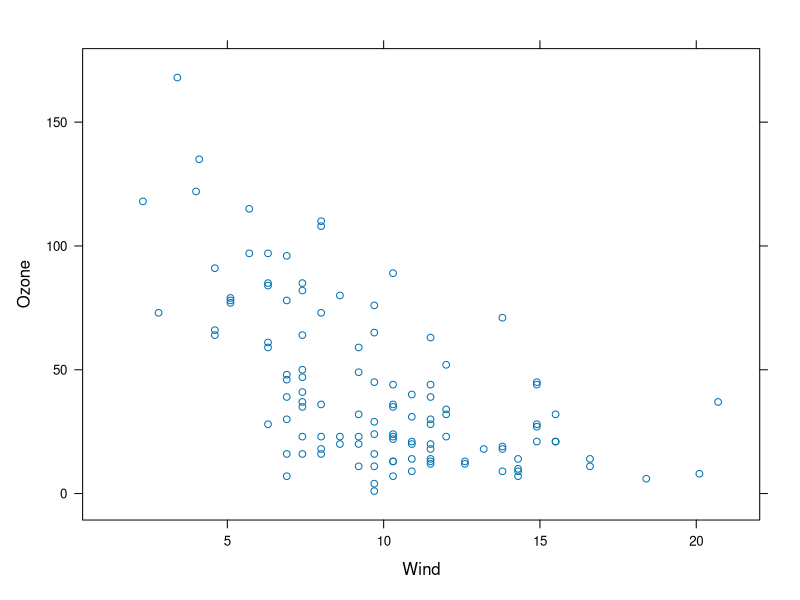
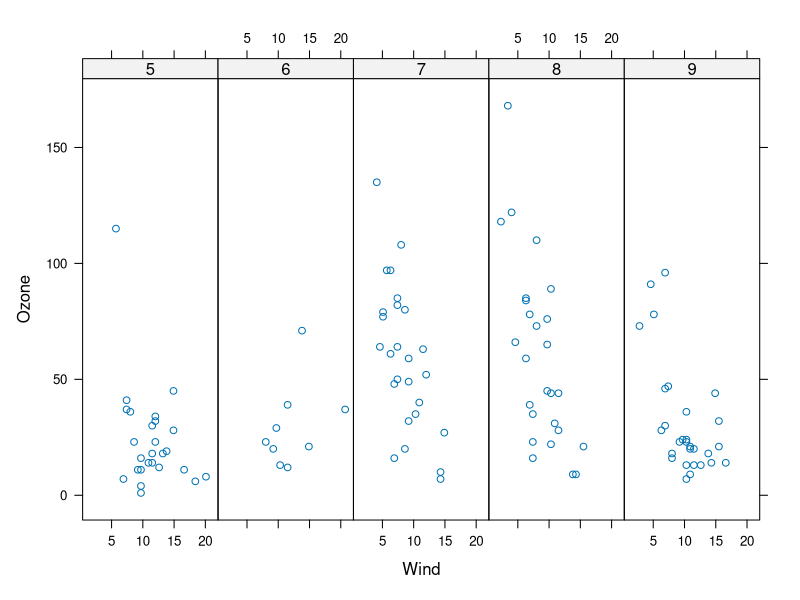
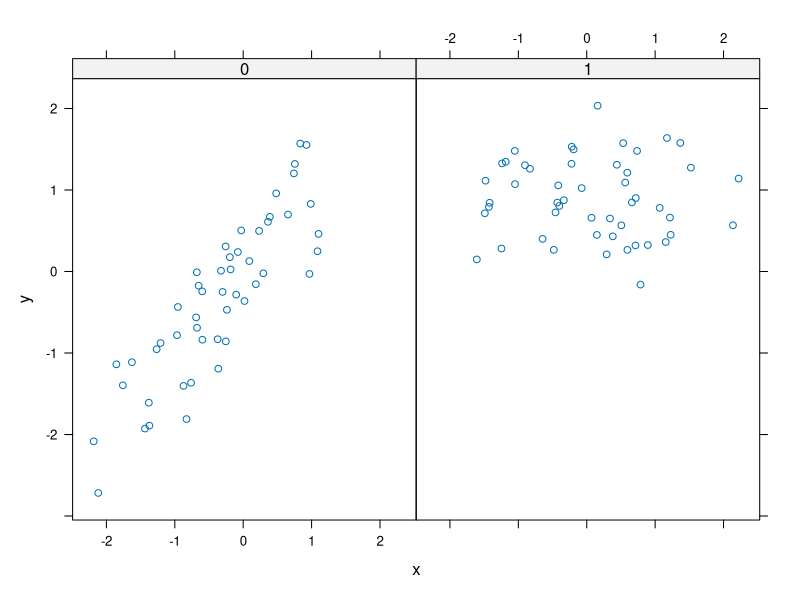
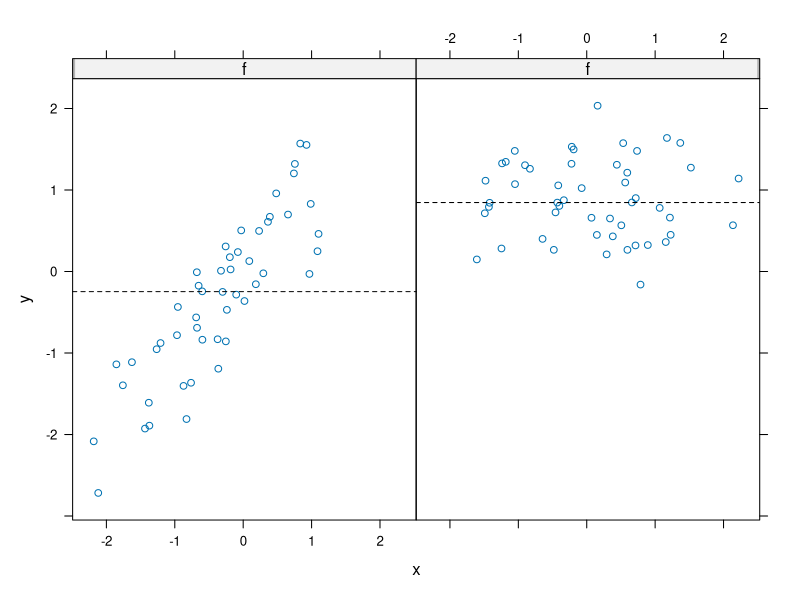
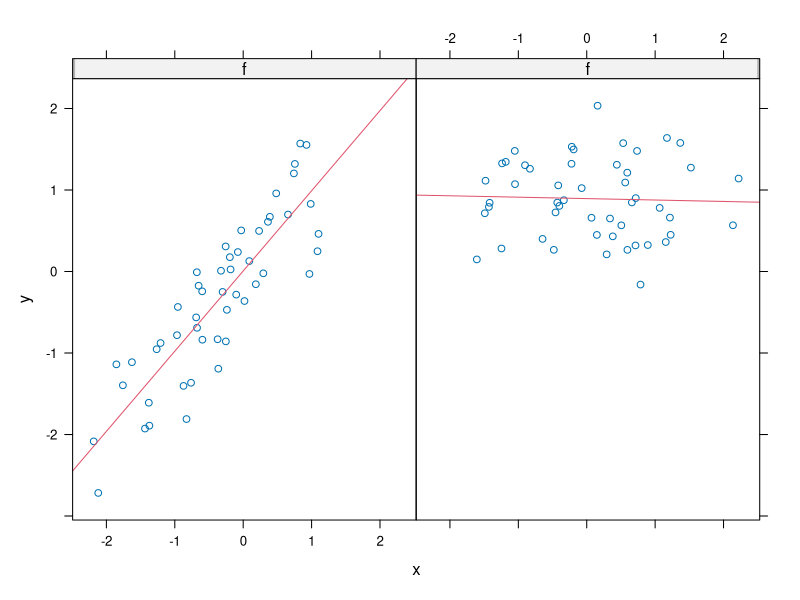

Source code (R) for these figures, in order:
# The lattice system. lattice is built based on grid
# xyplot: main function for creating scatterplots
# bwplot: box-and-whiskers plot
# histogram: histograms
# stripplot: like a boxplot but with actual points
# dotplot: plot dots on "violin strings"
# splom: scatterplot matrix, like pairs in base plotting system
# levelplot, contourplot: for plotting image data
library(grid)
library(lattice)
# simple scatterplot
library(datasets)
xyplot(Ozone~Wind,data=airquality)
xyplot(Ozone~Wind | factor(Month),data=airquality,layout=c(5,1))

# panel function, each panel gives the subset
set.seed(10)
x=rnorm(100)
f=rep(0:1,each=50)
y=x+f-f*x+rnorm(100,sd=0.5)
xyplot(y~x|factor(f),layout=c(2,1))
# custom panel function
xyplot(y~x|f,panel=function(x,y,...){
    panel.xyplot(x,y,...)
    panel.abline(h=median(y),lty=2)
})

xyplot(y~x|f,panel=function(x,y,...){
    panel.xyplot(x,y,...)
    panel.lmline(x,y,col=2)
})












